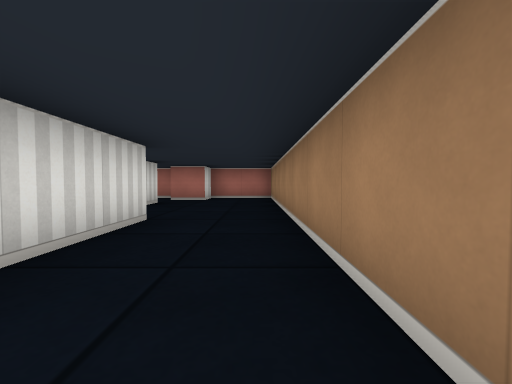
[1] (above)

17 first-person views from a walk through a cub3D level. The camera is about half as high as the walls, tilts 2° down and sees 90° across. The floor is counted in squares. Each view is taken from the middle of a square. On the plan, view 1 faces up. The plan holds only what a view shows up to about 9 squares ahead; the rest is blank.

[2]
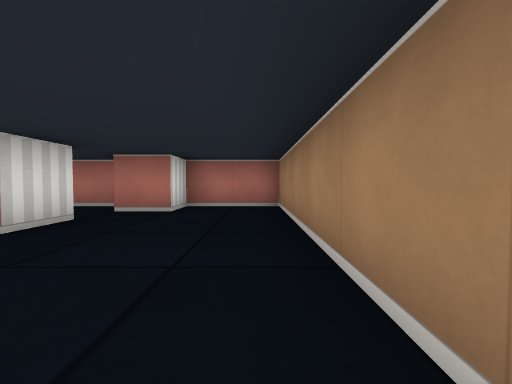

[3]
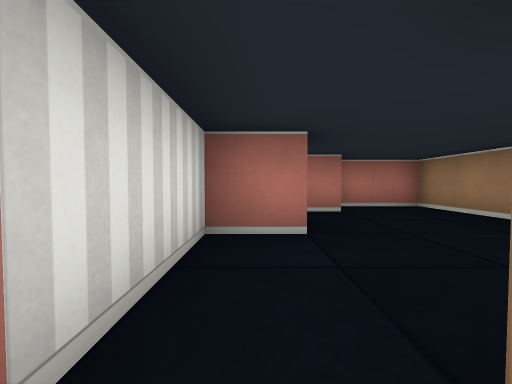

[4]
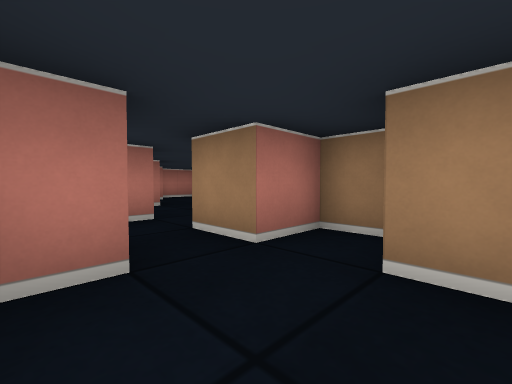

[5]
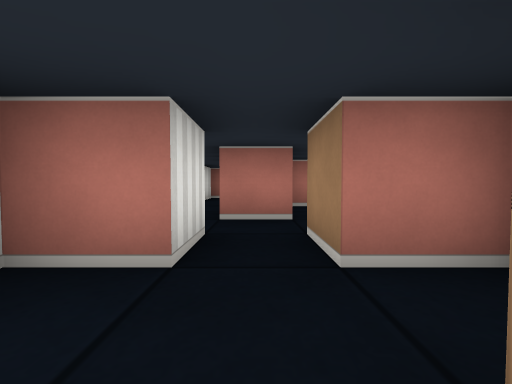

[6]
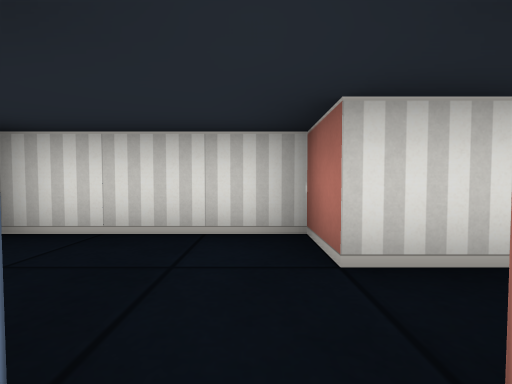

[7]
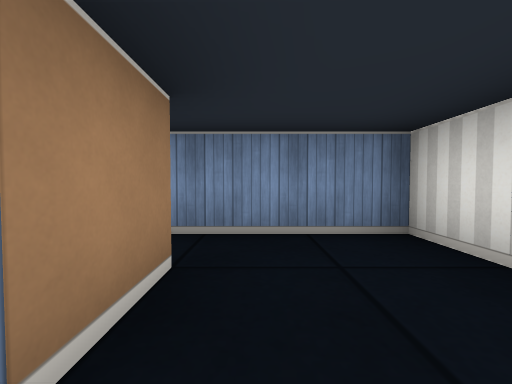

[8]
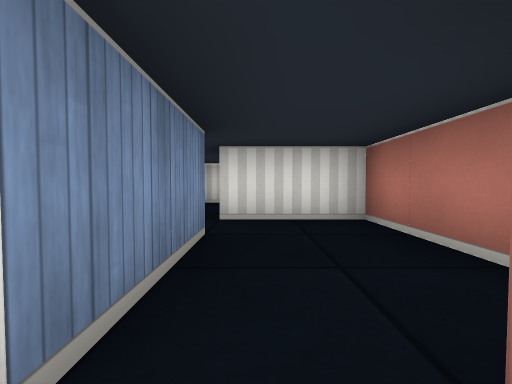

[9]
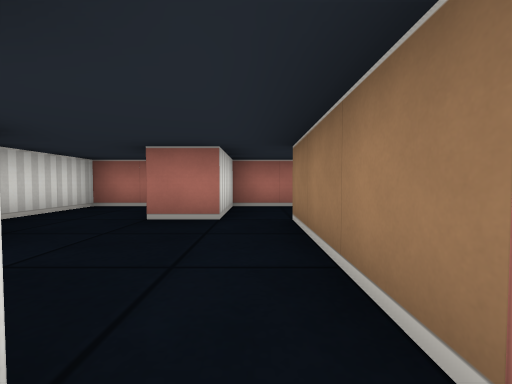

[10]
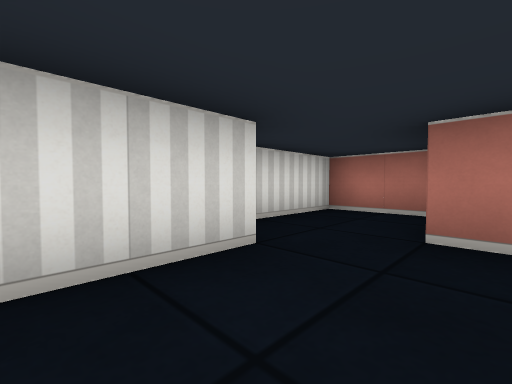

[11]
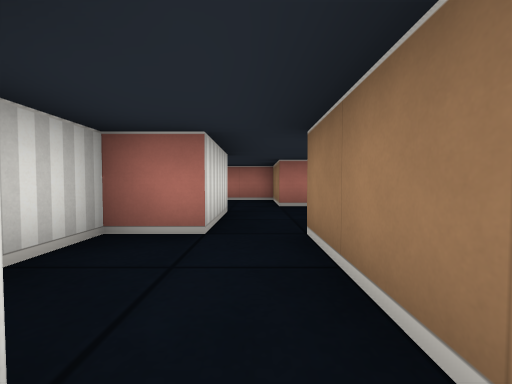

[12]
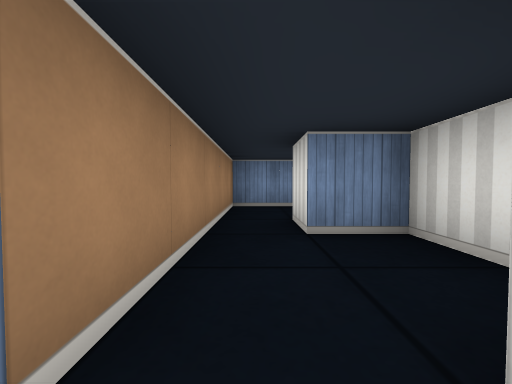

[13]
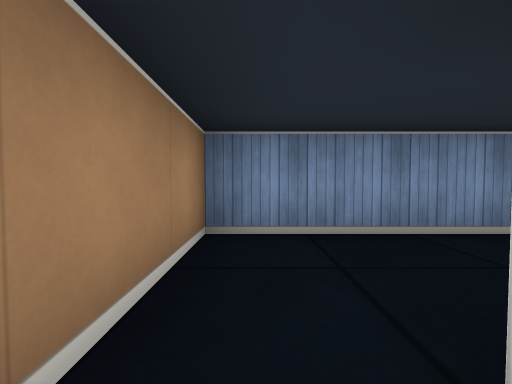

[14]
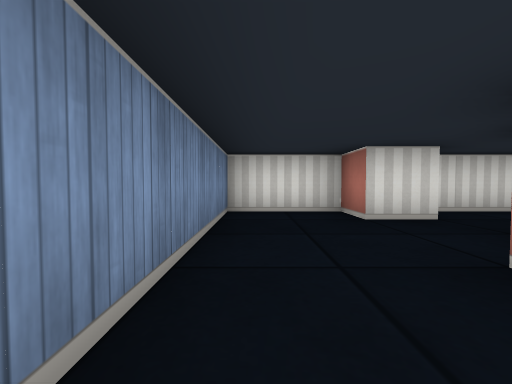

[15]
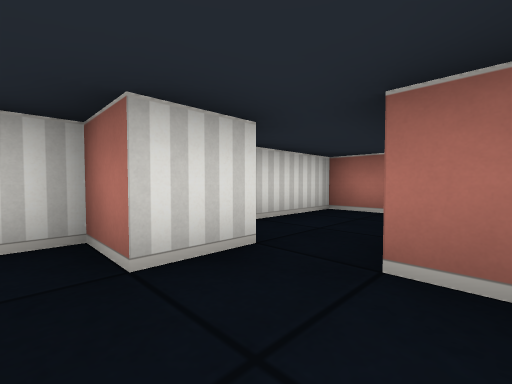

[16]
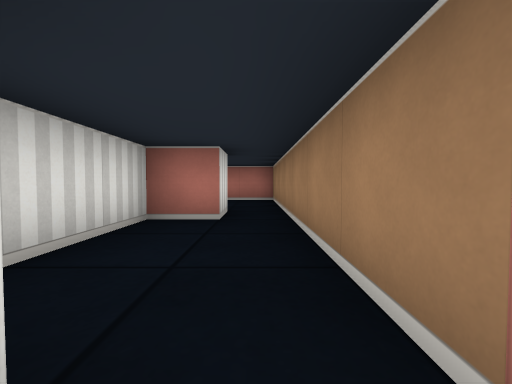

[17]
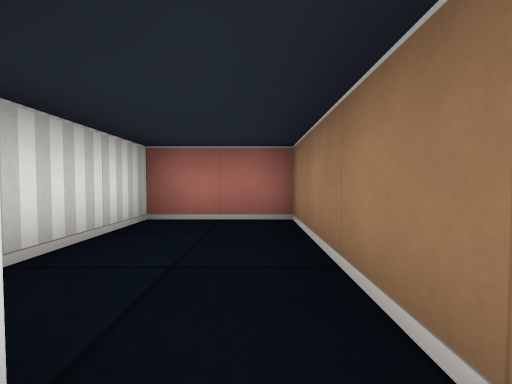

### Floor plan
Ten units are one square. View 1 is at (0, 0); x grows to the right and y downward. Boxes are objects, and circles mark ways between rooms. Rooms are numbered by the first view taken in them; rooms with no view inside come last. Other rooms are left out.
<svg viewBox="-120 -90 130 110">
<path fill="none" stroke="#000" d="M-15 -35 -15 -14M5 -4 5 -85 -15 -85 -15 -75 -25 -75M-35 -15 -35 -25M-45 -26 -45 -15M-45 -65 -25 -65 -25 -55 -35 -55 -35 -35 -45 -35M-35 5 -35 -5M-45 -15 -55 -15 -55 15 -31 15M-25 -8 -25 -15 -35 -15M-75 -55 -75 -35M-55 -65 -65 -65 -65 -85 -85 -85 -85 -56M-45 -35 -45 -65M-89 -15 -95 -15M-95 15 -65 15 -65 -35M-75 -35 -85 -35 -85 -15 -75 -15 -75 -5M-105 -16 -105 -5M-105 -45 -115 -45 -115 -21M-95 -15 -95 -45M-105 -55 -105 -45M-95 -45 -95 -85 -115 -85 -115 -65M-28 -85 -55 -85 -55 -65M-105 -5 -115 -5 -115 15 -95 15"/>
<circle cx="-40" cy="-20" r="3" fill="#2a7"/>
<circle cx="-50" cy="-30" r="3" fill="#2a7"/>
<circle cx="-35" cy="-70" r="3" fill="#2a7"/>
<circle cx="-70" cy="-40" r="3" fill="#2a7"/>
<circle cx="-50" cy="-70" r="3" fill="#2a7"/>
<circle cx="-85" cy="5" r="3" fill="#2a7"/>
<circle cx="-100" cy="-50" r="3" fill="#2a7"/>
<circle cx="-100" cy="-10" r="3" fill="#2a7"/>
<text x="-10" y="-20">1</text>
<text x="-40" y="0">2</text>
<text x="-70" y="-60">3</text>
<text x="-80" y="0">4</text>
<text x="-100" y="-30">5</text>
<text x="-100" y="-70">6</text>
<text x="-40" y="-80">7</text>
<text x="-110" y="0">8</text>
</svg>
Room 1 opens to room 2. Room 1 opens to room 3. Room 1 opens to room 7. Room 3 opens to room 4. Room 3 opens to room 7. Room 4 opens to room 8. Room 5 opens to room 6. Room 5 opens to room 8.

Where each view was taken, in squares from view 1:
view 1: 0 up, 0 right, facing up
view 2: 3 up, 0 right, facing up
view 3: 3 up, 3 left, facing up
view 4: 0 up, 5 left, facing up-right
view 5: 0 up, 4 left, facing up
view 6: 1 up, 3 left, facing left
view 7: 1 up, 4 left, facing down
view 8: 7 up, 2 left, facing left
view 9: 3 up, 5 left, facing up
view 10: 4 up, 6 left, facing up-left
view 11: 1 up, 7 left, facing up
view 12: 4 up, 7 left, facing down
view 13: 1 up, 7 left, facing down
view 14: 1 down, 7 left, facing left
view 15: 0 up, 9 left, facing up-left
view 16: 1 up, 10 left, facing up
view 17: 5 up, 10 left, facing up
